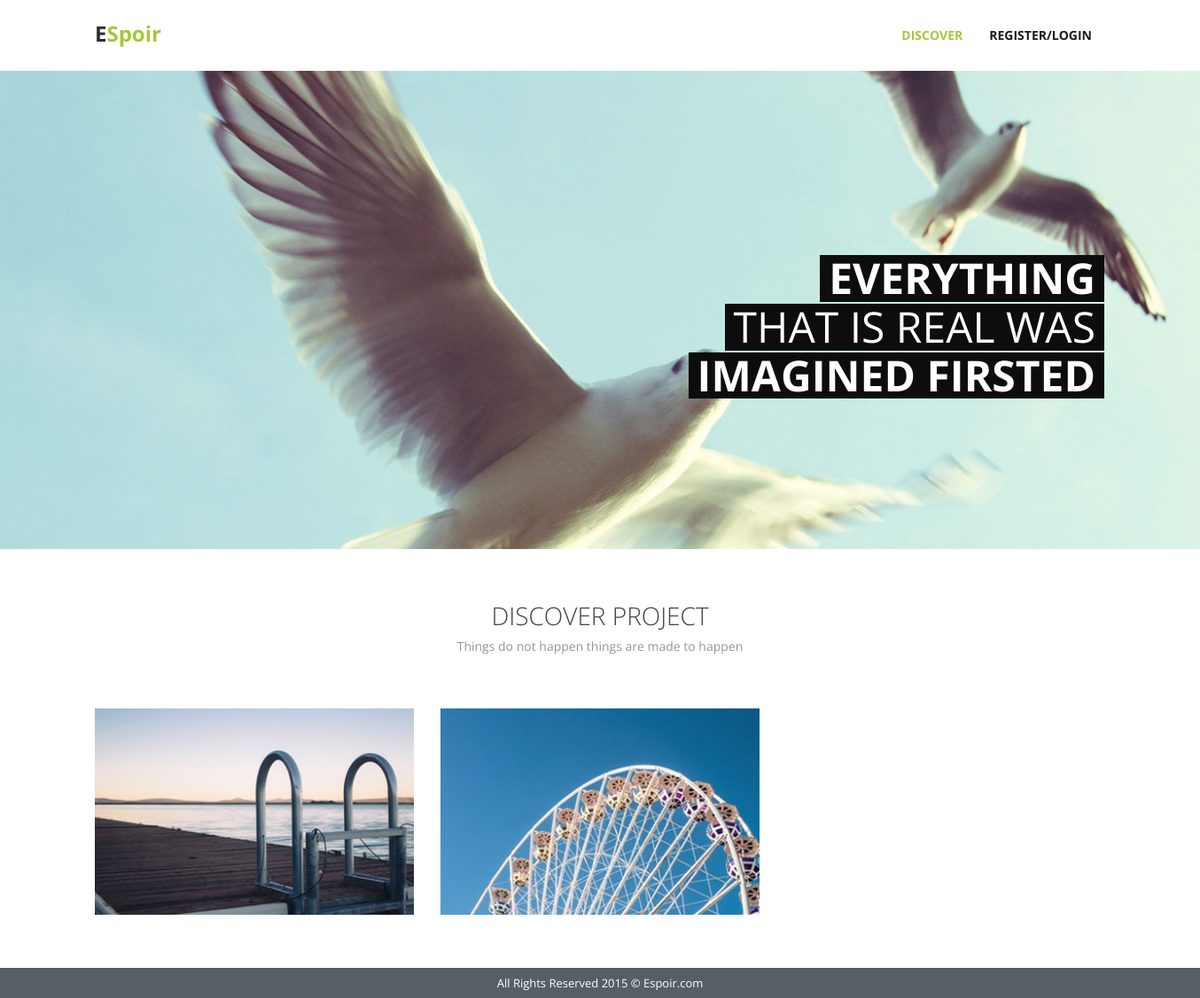
Before: / with the older database file.
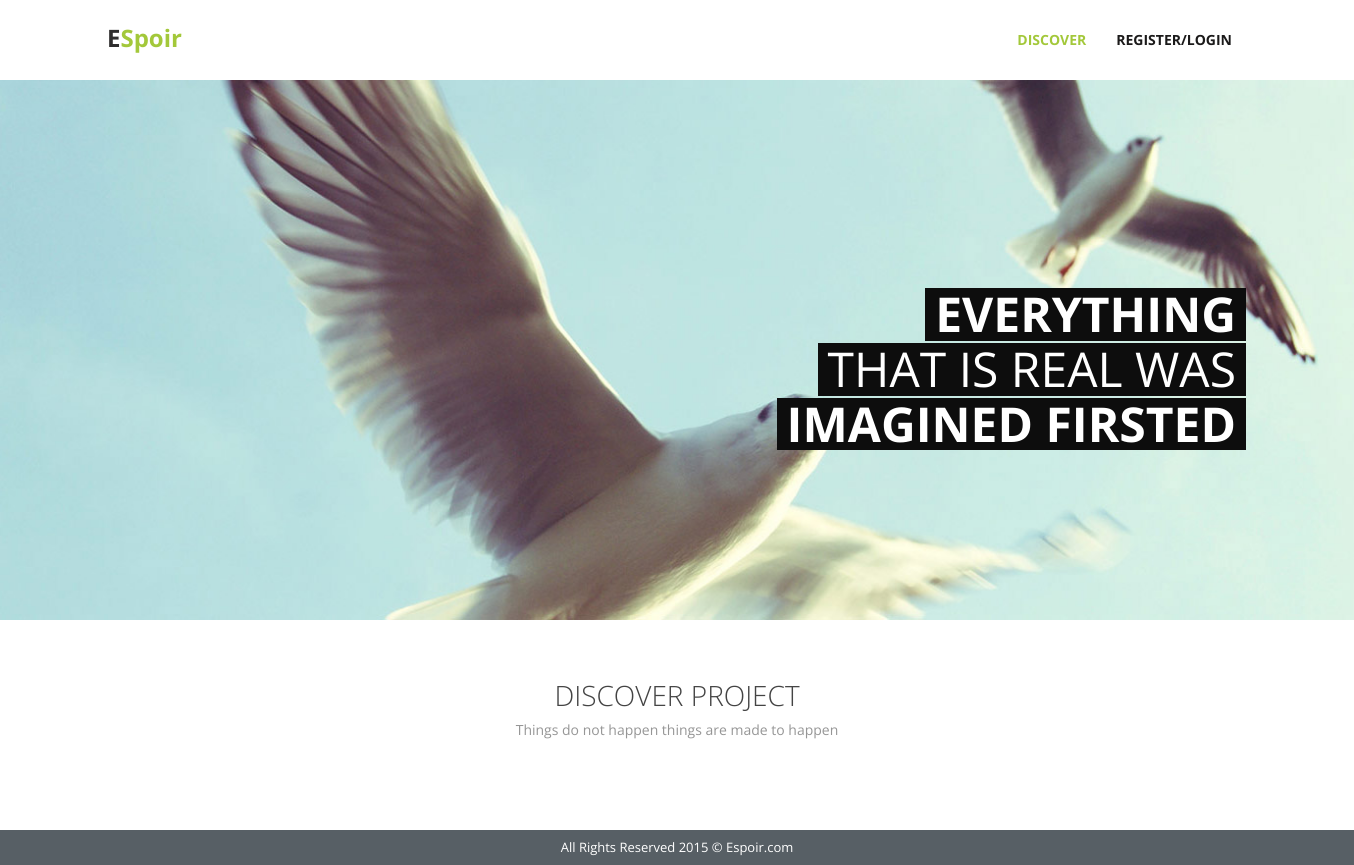
After: the same page with the newer database file.
### tables this page shows
CREATE TABLE IF NOT EXISTS `project` (
  `projectID` int(11) NOT NULL,
  `userEmail` varchar(255) NOT NULL,
  `title` varchar(255) NOT NULL,
  `description` text NOT NULL,
  `fileSrc` longblob,
  `startDate` date NOT NULL,
  `endDate` date NOT NULL,
  `categories` varchar(255) NOT NULL,
  `currency` varchar(255) NOT NULL DEFAULT 'SGD',
  `picName` varchar(5000) NOT NULL
);

### index.php (the view, shortened to what this page needs)
<!DOCTYPE html>
<html lang="en">
<head>
    <link href="css/bootstrap.css" rel="stylesheet">
    <link href="//maxcdn.bootstrapcdn.com/font-awesome/4.2.0/css/font-awesome.min.css" rel="stylesheet">
    <link href="css/responsiveslides.css" rel="stylesheet">
    <link href="css/style.css" rel="stylesheet">
</head>
<body data-responsejs='{ "create": [ { "prop": "width", "breakpoints": [0, 320, 481, 641, 961, 1025, 1281, 1400] }]}'>
    <div class="wrapper">
        <div class="container">
            <nav class="navbar navbar-default">
                <div class="container-fluid">
                    <div class="navbar-header">
                        <a class="navbar-brand" href="#">E<span>Spoir</span></a>
                    </div>
                    <div class="collapse navbar-collapse pull-right" id="bs-example-navbar-collapse-1">
                        <ul class="nav navbar-nav">
                            <li class="active"><a href="index.php">Discover <span class="sr-only">(current)</span></a></li>
                            <li><a href="loginreg.php">Register/Login</a></li>
                        </ul>
                    </div>
                </div>
            </nav>
        </div>
    </div>
    <div class="slider">
        <div class="rslides_container">
            <ul class="rslides">
                <li>
                    <img src="img/slider_medium.jpg" data-min-width-1400="img/slider.jpg" alt="">
                    <div class="container">
                        <div class="caption">
                            <h1>everything</h1>
                            <h1><span>that is real was</span></h1>
                            <h1>imagined firsted</h1>
                        </div>
                    </div>
                </li>
            </ul>
        </div>
    </div>
    <div class="container">
        <div class="our-works">
            <div class="header-intro">
                <h2>Discover Project</h2>
                <p>Things do not happen things are made to happen</p>
            </div>
            <?php
            include("db.php");
            $sql = "SELECT title, projectID, categories FROM project";
            $result = mysqli_query($mysqli, $sql);
            if (mysqli_num_rows($result)>0) {
            $i = 1;
            	while($row = mysqli_fetch_assoc($result)) {
		        echo "<div class="."col-sm-4".">
                <div class="."portfolio-img-wrap".">
                  <img src="."img/portfolio$i.jpg".">
                  <div class="."caption-container".">
                   <div class="."portfolio-caption".">
                       <h5><a href="."displayProjectPublic.php?id=".$row["projectID"].">".$row["title"]."</a></h5>
                       <p>- &nbsp; ".$row["categories"]."</p>
                   </div>
               </div>
               </div>
		        </div>";
		        $i++;
	        }
        } else {
        }
            ?>
        </div>
    </div>
    <div class="copyright">
        <div class="container">
            <p>All Rights Reserved 2015 &copy; Espoir.com</p>
        </div>
    </div>
</body>
</html>

### css/responsiveslides.css (style rules this page uses)
.rslides { position: relative; list-style: none; overflow: hidden; width: 100%; padding: 0; margin: 0; }
.rslides li { -webkit-backface-visibility: hidden; position: absolute; display: none; width: 100%; left: 0; top: 0; }
.rslides li:first-child { position: relative; display: block; float: left; }
.rslides img { display: block; height: auto; float: left; width: 100%; border: 0; }
.caption { position: absolute; bottom: 0; right: 0; padding: 15px; text-align: center; top: 192px; display: inline-block; height: 200px; }

### css/style.css (style rules this page uses)
* { font-family: 'Open Sans', sans-serif; }
.wrapper { width: 100%; margin: 0 auto; }
@media (min-width:1200px) { .wrapper { width: 1344px; margin: 0 auto; } }
@media (min-width:1200px) { .container { padding: 0; position: relative; } }
@media (min-width:1200px) { div#bs-example-navbar-collapse-1 { padding-right: 0; } }
a, a:hover, a:focus { text-decoration: none; }
img { vertical-align: middle; width: 100%; }
h2 { font-size: 28px; font-weight: 300; text-transform: uppercase; color: #444444; margin-top: 60px; }
p { color: #969696; font-size: 13px; }
.navbar-brand span { color: #A3C83A; }
a.navbar-brand { color: #2f2e2e !important; font-weight: bold; font-size: 24px; padding-top: 28px; }
.navbar { margin-bottom: 0; }
.navbar-default .navbar-nav > .active > a, .navbar-default .navbar-nav > .active > a:hover, .navbar-default .navbar-nav > .active > a:focus { background-color: inherit; color: #A3C83A; }
.navbar-default .navbar-nav > li > a { font-size: 14px; font-weight: bold; color: #1b1a1a ; text-transform: uppercase; padding-top: 30px; padding-bottom: 30px; }
.caption h1 { background: #0d0d0d; font-weight: bold; font-size: 48px; text-align: right; color: white; display: table; clear: both; float: right; margin: 1px; padding: 0px 10px; text-transform: uppercase; }
h1 span { color: white; font-weight: 400; }
.navbar-default { background-color: inherit; border: none; }
.header-intro { text-align: center; }
.header-intro p { margin-bottom: 60px; font-size: 14px; text-align: center !important; }
.our-works > div { position: relative; }
.copyright .container p { color: white; text-align: center; margin: 8px; }
.copyright { background: #575F65; }
.our-works { padding-bottom: 30px; }
.our-works img { margin-bottom: 30px; }

Changed rows visible on the page:
removed project: shows a picture
removed project: shows a picture
